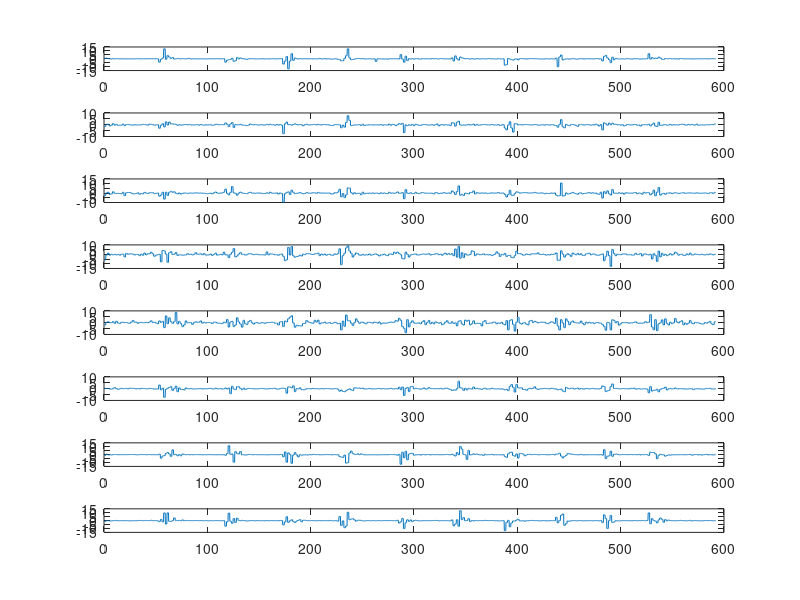
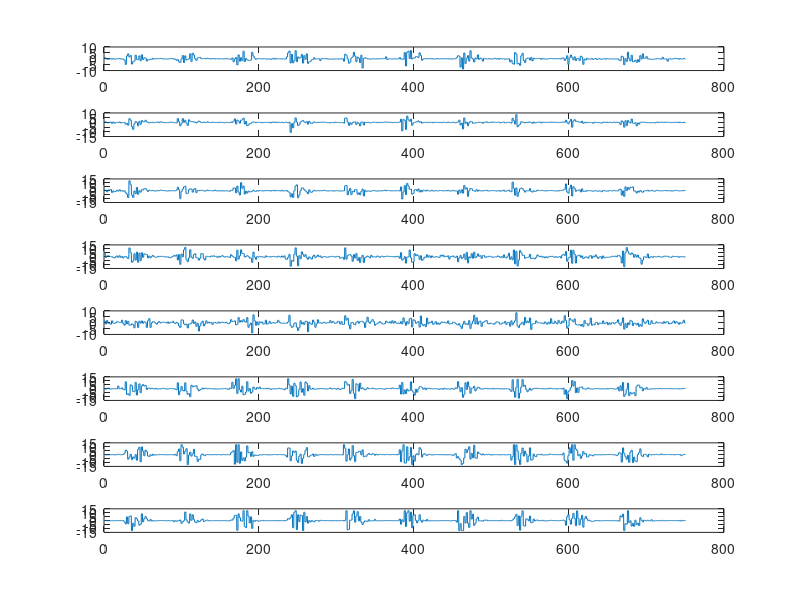
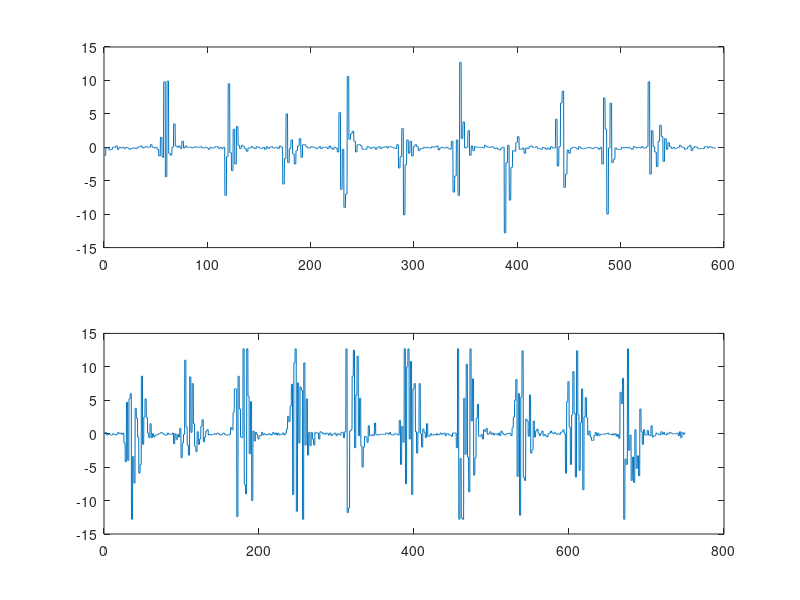
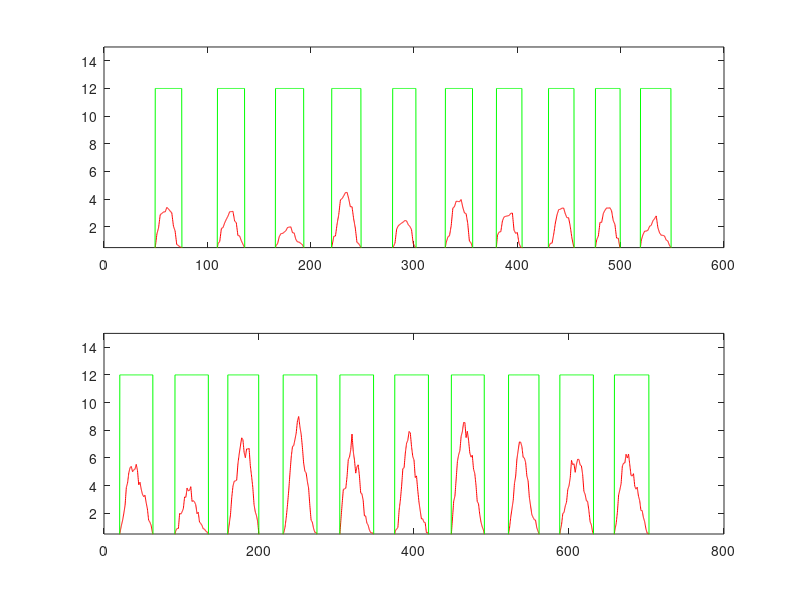

Write MATLAB code to recreate these figures, in order.
clear all
close all
signales = load("double_tapMat.dat");
temp = signales(:, 1);

figure
for i = 2:9
    signale = signales(:, i);
    subplot(8,1,i-1)
    plot(temp,signale)
end

signales2 = load("fistMat.txt");
temp2 = signales2(:, 1);

figure
for i = 2:9
    signale = signales2(:, i);
    subplot(8,1,i-1)
    plot(temp2,signale)
end

figure 
subplot(2,1,1)
plot(temp,signales(:, 9))
subplot(2,1,2)
plot(temp2,signales2(:, 9))


figure 
enveloppe1 = abs(signales(:, 9)); 
enveloppe2 = abs(signales2(:, 9));

S1 = 0.5;
S2 = 0.5;

N = 80;
tabh = ones(1,N)*1/N;
tab1 = conv(enveloppe1, tabh, 'same');
tab2 = conv(enveloppe2, tabh, 'same');

tab1_clean = tab1;

tab2_clean = tab2;

hauteur_ligne = 12; 

activation_1 = tab1 > S1;
activation_2 = tab2 > S2; 

ligne_activation_1 = activation_1 * hauteur_ligne; 
ligne_activation_2 = activation_2 * hauteur_ligne;


subplot(2,1,1)
plot(temp,tab1,'r')
ylim([0.5 15])
hold on; 
plot(temp, ligne_activation_1, 'g'); 
hold off;
subplot(2,1,2)
plot(temp2,tab2,'r')
ylim([0.5 15])
hold on; 
plot(temp2, ligne_activation_2, 'g'); 
hold off;

figure
subplot(6,1,1)
plot(temp2,signales2(:, 9))
subplot(6,1,2)
signal_brut = signales2(:, 9);
T_DEBUT = 20; 
T_FIN = 63;   
signal_interesse = signal_brut;
indices_avant = temp2 < T_DEBUT;
signal_interesse(indices_avant) = 0;
indices_apres = temp2 > T_FIN;
signal_interesse(indices_apres) = 0;
plot(temp2, signal_interesse, 'm');